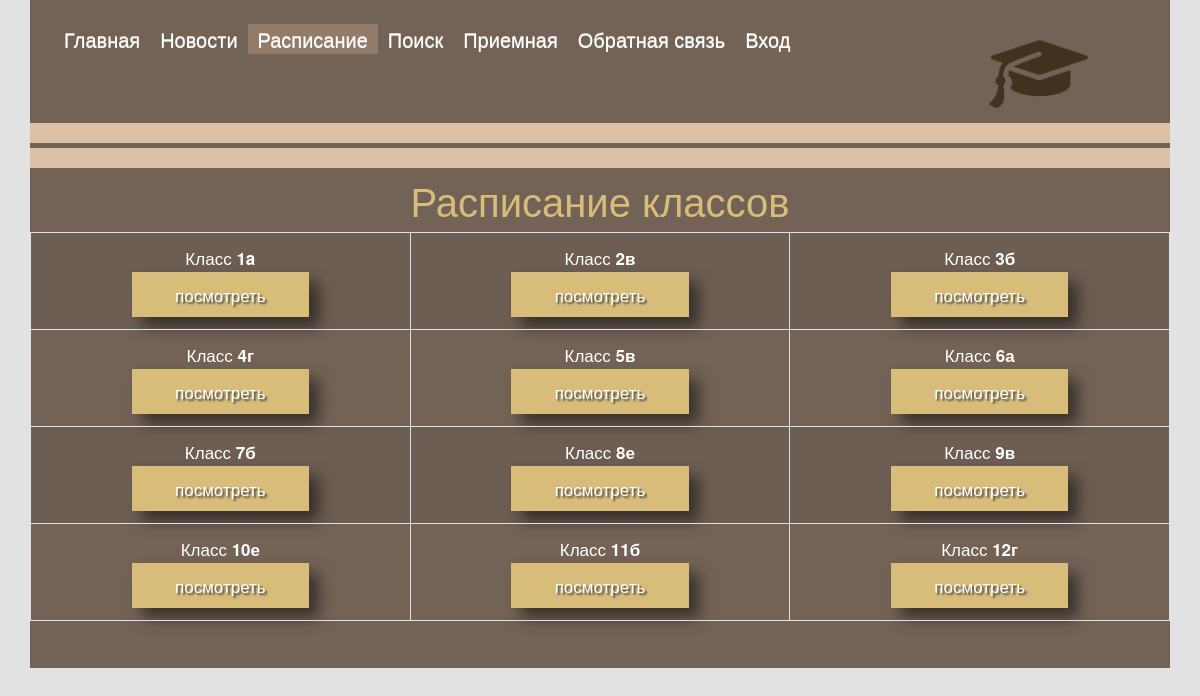
/page/raspisanie.php, run on the app's committed database.
### tables this page shows
CREATE TABLE IF NOT EXISTS `groups` (
  `id` int(11) NOT NULL AUTO_INCREMENT,
  `group` varchar(11) NOT NULL,
  PRIMARY KEY (`id`)
);

### page/raspisanie.php (the view, shortened to what this page needs)
<?php
require_once '../include/header.php';
?>
    <section>
        <nav>
            <div class="container" id="nav">
                <div class="row">
                    <div class="col-10">
                        <ul>
                            <li>
                                <a href="../index.php">Главная</a></li>
                            <li>
                                <a href="../page/news.php">Новости</a></li>
                            <li class="current-menu-parent active">
                                <a href="../page/raspisanie.php">Расписание</a></li>
                            <li>
                                <a href="../page/search.php">Поиск</a></li>
                            <li>
                                <a href="../page/reception_room.php">Приемная</a></li>
                            <li>
                                <a href="../page/feedback.php">Обратная связь</a></li>
                            <li>
                                <?= (!empty($_SESSION['login']) AND !empty($_SESSION['password'])) ? '<a href="../page/adminpanel/admin.php">Админ.панель</a>' : '<a href="../auth.php">Вход</a>' ?></li>
                        </ul>
                    </div>
                    <div class="col-2 img-fluid">
                        <img src="../src/images/ikonka_obrazovanie.png"
                             alt="Выдуманный колледж обучения программированию" width="100">
                    </div>
                </div>
            </div>
        </nav>
    </section>
    <div class="container">
        <div class="row">
            <div class="col">
                <div class="hr"></div>
                <div class="line"></div>
            </div>
        </div>
        <div class="row">
            <div class="col">
                <div class="content">
                    <h1 class="text-center title pt-2">Расписание классов</h1>
                    <section>
                        <?php
                        $query = mysql_query("SELECT `id`, `group` FROM `groups`") or die (mysql_error());
                        $count = 0;
                        echo '<table width="100" class="table table-hover table-bordered table-striped"><tbody>';
                        while ($result = mysql_fetch_array($query)) {
                            if ($count === 0) {
                                echo '<tr>';
                            }
                            elseif ($count == 3) {
                                echo '</tr>';
                                $count = 0;
                            }
                            echo '<td class="text-center">Класс <b>'.$result['group'].'</b><a href="raspisanieInfo.php?id='.$result['id'].'"><div class="about_info">посмотреть</div></a></td>';
                            $count++;
                        }
                        echo '</tbody></table>';
                        ?>
                    </section>
                </div>
            </div>
        </div>
    </div>
<?php
require_once '../include/footer.php';
?>

### include/header.php (shortened to what this page needs)
<!doctype html>
<html lang="ru">
<head>
    <link rel="stylesheet" type="text/css" href="../src/css/normalize.css">
    <link rel="stylesheet" type="text/css" href="../src/css/bootstrap.css">
    <link rel="stylesheet" type="text/css" href="../src/css/style.css">
</head>
<body>

### src/css/style.css (style rules this page uses)
* { margin: 0; padding: 0; }
body { font-size: 17px; font-family: "Helvetica Neue", sans-serif; background: #E2E2E2; color: #fff; }
li { list-style-type: none; }
ul { margin-left: 0; padding-left: 0; }
h1.title, h2.result, h1 a { font-size: 40px; color: #d8bc7a; }
table tr > td, table tr > th { color: #ffffff; }
a { text-decoration: none; }
#nav ul li a { color: rgba(255, 255, 255, 0.7); display: block; float: left; font-size: 20px; height: 30px; line-height: 30px; outline: medium none; padding: 0 10px; position: relative; text-align: center; text-decoration: none; text-shadow: 0px 1px 0px #ffffff; }
#nav { background: #736357; padding: 24px; position: relative; }
#nav ul li { float: left; }
#nav li.active { background: #927b69; text-decoration: underline; }
.about_info { width: 50%; line-height: inherit; font-size: 100%; background-color: #d8bc7a; box-shadow: 10px 10px 15px rgba(0, 0, 0, 0.5); color: #fff; text-shadow: 2px 2px 2px #ececec; text-shadow: 2px 2px 2px #3F3F3F; display: block; padding: 10px; margin: 0 auto; }
.current-menu-parent { text-decoration: underline; }
.hr { width: 100%; height: 20px; display: block; background: #ddc0a8; position: absolute; top: -25px; bottom: 0px; left: 0px; right: 0px; }
.line { width: 100%; height: 20px; display: block; background: #ddc0a8; position: absolute; top: 0px; bottom: 0px; left: 0px; right: 0px; }

### page/raspisanie.php (style rules this page uses)
.content { width: 100%; height: 500px; background: #736357; position: absolute; top: 20px; bottom: 0px; left: 0px; right: 0px; }

### data on the page
groups: group "1a"
groups: group "2в"
groups: group "3б"
groups: group "4г"
groups: group "5в"
groups: group "6а"
groups: group "7б"
groups: group "8е"
groups: group "9в"
groups: group "10е"
groups: group "11б"
groups: group "12г"
